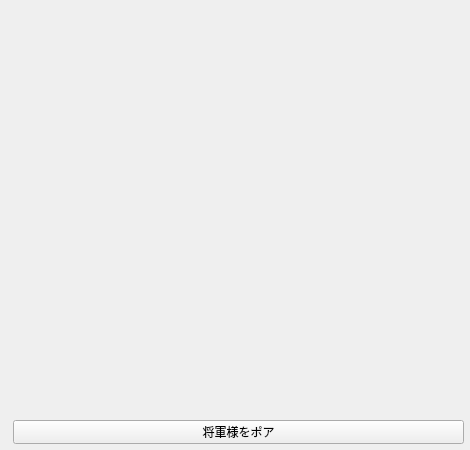
<?xml version="1.0" encoding="UTF-8"?>
<ui version="4.0">
 <class>MainWindowu</class>
 <widget class="QMainWindow" name="MainWindowu">
  <property name="geometry">
   <rect>
    <x>0</x>
    <y>0</y>
    <width>470</width>
    <height>450</height>
   </rect>
  </property>
  <property name="sizePolicy">
   <sizepolicy hsizetype="Preferred" vsizetype="Preferred">
    <horstretch>0</horstretch>
    <verstretch>0</verstretch>
   </sizepolicy>
  </property>
  <property name="minimumSize">
   <size>
    <width>470</width>
    <height>450</height>
   </size>
  </property>
  <property name="maximumSize">
   <size>
    <width>470</width>
    <height>450</height>
   </size>
  </property>
  <property name="windowTitle">
   <string>金正日同志万歳！</string>
  </property>
  <widget class="QWidget" name="centralWidget">
   <widget class="QLabel" name="jongil">
    <property name="geometry">
     <rect>
      <x>10</x>
      <y>10</y>
      <width>450</width>
      <height>400</height>
     </rect>
    </property>
    <property name="text">
     <string/>
    </property>
    <property name="pixmap">
     <pixmap resource="jongil.qrc">:/images/jon.jpg</pixmap>
    </property>
   </widget>
   <widget class="QPushButton" name="button">
    <property name="enabled">
     <bool>true</bool>
    </property>
    <property name="geometry">
     <rect>
      <x>13</x>
      <y>420</y>
      <width>451</width>
      <height>24</height>
     </rect>
    </property>
    <property name="text">
     <string>将軍様をポア</string>
    </property>
   </widget>
  </widget>
 </widget>
 <layoutdefault spacing="6" margin="11"/>
 <resources>
  <include location="jongil.qrc"/>
 </resources>
 <connections/>
</ui>
